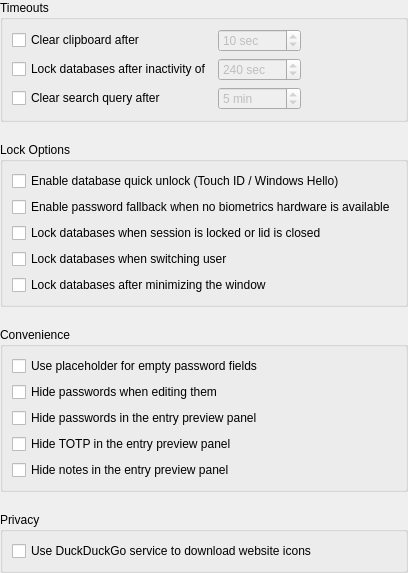
<?xml version="1.0" encoding="UTF-8"?>
<ui version="4.0">
 <class>ApplicationSettingsWidgetSecurity</class>
 <widget class="QWidget" name="ApplicationSettingsWidgetSecurity">
  <property name="geometry">
   <rect>
    <x>0</x>
    <y>0</y>
    <width>364</width>
    <height>505</height>
   </rect>
  </property>
  <layout class="QVBoxLayout" name="verticalLayout">
   <property name="spacing">
    <number>20</number>
   </property>
   <property name="leftMargin">
    <number>0</number>
   </property>
   <property name="topMargin">
    <number>0</number>
   </property>
   <property name="rightMargin">
    <number>0</number>
   </property>
   <property name="bottomMargin">
    <number>0</number>
   </property>
   <item>
    <widget class="QGroupBox" name="groupBox">
     <property name="title">
      <string>Timeouts</string>
     </property>
     <layout class="QGridLayout" name="gridLayout" columnstretch="0,0,1">
      <item row="1" column="1">
       <widget class="QSpinBox" name="lockDatabaseIdleSpinBox">
        <property name="enabled">
         <bool>false</bool>
        </property>
        <property name="sizePolicy">
         <sizepolicy hsizetype="Expanding" vsizetype="Fixed">
          <horstretch>0</horstretch>
          <verstretch>0</verstretch>
         </sizepolicy>
        </property>
        <property name="accessibleName">
         <string>Database lock timeout seconds</string>
        </property>
        <property name="suffix">
         <string comment="Seconds"> sec</string>
        </property>
        <property name="minimum">
         <number>10</number>
        </property>
        <property name="maximum">
         <number>43200</number>
        </property>
        <property name="value">
         <number>240</number>
        </property>
       </widget>
      </item>
      <item row="0" column="0">
       <widget class="QCheckBox" name="clearClipboardCheckBox">
        <property name="text">
         <string>Clear clipboard after</string>
        </property>
       </widget>
      </item>
      <item row="2" column="0">
       <widget class="QCheckBox" name="clearSearchCheckBox">
        <property name="text">
         <string>Clear search query after</string>
        </property>
       </widget>
      </item>
      <item row="2" column="1">
       <widget class="QSpinBox" name="clearSearchSpinBox">
        <property name="enabled">
         <bool>false</bool>
        </property>
        <property name="sizePolicy">
         <sizepolicy hsizetype="Expanding" vsizetype="Fixed">
          <horstretch>0</horstretch>
          <verstretch>0</verstretch>
         </sizepolicy>
        </property>
        <property name="suffix">
         <string comment="Minutes"> min</string>
        </property>
        <property name="minimum">
         <number>1</number>
        </property>
        <property name="maximum">
         <number>1440</number>
        </property>
        <property name="value">
         <number>5</number>
        </property>
        <property name="displayIntegerBase">
         <number>10</number>
        </property>
       </widget>
      </item>
      <item row="0" column="1">
       <widget class="QSpinBox" name="clearClipboardSpinBox">
        <property name="enabled">
         <bool>false</bool>
        </property>
        <property name="sizePolicy">
         <sizepolicy hsizetype="Expanding" vsizetype="Fixed">
          <horstretch>0</horstretch>
          <verstretch>0</verstretch>
         </sizepolicy>
        </property>
        <property name="accessibleName">
         <string>Clipboard clear seconds</string>
        </property>
        <property name="suffix">
         <string comment="Seconds"> sec</string>
        </property>
        <property name="minimum">
         <number>1</number>
        </property>
        <property name="maximum">
         <number>999</number>
        </property>
        <property name="value">
         <number>10</number>
        </property>
       </widget>
      </item>
      <item row="0" column="2">
       <spacer name="horizontalSpacer">
        <property name="orientation">
         <enum>Qt::Horizontal</enum>
        </property>
        <property name="sizeHint" stdset="0">
         <size>
          <width>40</width>
          <height>20</height>
         </size>
        </property>
       </spacer>
      </item>
      <item row="1" column="0">
       <widget class="QCheckBox" name="lockDatabaseIdleCheckBox">
        <property name="sizePolicy">
         <sizepolicy hsizetype="Minimum" vsizetype="Fixed">
          <horstretch>0</horstretch>
          <verstretch>0</verstretch>
         </sizepolicy>
        </property>
        <property name="text">
         <string>Lock databases after inactivity of</string>
        </property>
       </widget>
      </item>
     </layout>
    </widget>
   </item>
   <item>
    <widget class="QGroupBox" name="lockOptionsGroup">
     <property name="title">
      <string>Lock Options</string>
     </property>
     <layout class="QVBoxLayout" name="verticalLayout_4">
      <item>
       <widget class="QCheckBox" name="quickUnlockCheckBox">
        <property name="text">
         <string>Enable database quick unlock (Touch ID / Windows Hello)</string>
        </property>
       </widget>
      </item>
      <item>
       <widget class="QCheckBox" name="quickUnlockFallbackEnabled">
        <property name="text">
         <string>Enable password fallback when no biometrics hardware is available</string>
        </property>
       </widget>
      </item>
      <item>
       <widget class="QCheckBox" name="lockDatabaseOnScreenLockCheckBox">
        <property name="text">
         <string>Lock databases when session is locked or lid is closed</string>
        </property>
       </widget>
      </item>
      <item>
       <widget class="QCheckBox" name="lockDatabasesOnUserSwitchCheckBox">
        <property name="text">
         <string>Lock databases when switching user</string>
        </property>
       </widget>
      </item>
      <item>
       <widget class="QCheckBox" name="lockDatabaseMinimizeCheckBox">
        <property name="text">
         <string>Lock databases after minimizing the window</string>
        </property>
       </widget>
      </item>
     </layout>
    </widget>
   </item>
   <item>
    <widget class="QGroupBox" name="groupBox_2">
     <property name="title">
      <string>Convenience</string>
     </property>
     <layout class="QVBoxLayout" name="verticalLayout_2">
      <item>
       <widget class="QCheckBox" name="passwordShowDotsCheckBox">
        <property name="text">
         <string>Use placeholder for empty password fields</string>
        </property>
       </widget>
      </item>
      <item>
       <widget class="QCheckBox" name="passwordsHiddenCheckBox">
        <property name="text">
         <string>Hide passwords when editing them</string>
        </property>
       </widget>
      </item>
      <item>
       <widget class="QCheckBox" name="passwordPreviewCleartextCheckBox">
        <property name="text">
         <string>Hide passwords in the entry preview panel</string>
        </property>
       </widget>
      </item>
      <item>
       <widget class="QCheckBox" name="hideTotpCheckBox">
        <property name="text">
         <string>Hide TOTP in the entry preview panel</string>
        </property>
       </widget>
      </item>
      <item>
       <widget class="QCheckBox" name="hideNotesCheckBox">
        <property name="text">
         <string>Hide notes in the entry preview panel</string>
        </property>
       </widget>
      </item>
     </layout>
    </widget>
   </item>
   <item>
    <widget class="QGroupBox" name="privacy">
     <property name="title">
      <string>Privacy</string>
     </property>
     <layout class="QVBoxLayout" name="verticalLayout_3">
      <item>
       <widget class="QCheckBox" name="fallbackToSearch">
        <property name="text">
         <string>Use DuckDuckGo service to download website icons</string>
        </property>
       </widget>
      </item>
     </layout>
    </widget>
   </item>
   <item>
    <spacer name="verticalSpacer_2">
     <property name="orientation">
      <enum>Qt::Vertical</enum>
     </property>
     <property name="sizeType">
      <enum>QSizePolicy::Expanding</enum>
     </property>
     <property name="sizeHint" stdset="0">
      <size>
       <width>20</width>
       <height>30</height>
      </size>
     </property>
    </spacer>
   </item>
  </layout>
 </widget>
 <tabstops>
  <tabstop>clearClipboardCheckBox</tabstop>
  <tabstop>clearClipboardSpinBox</tabstop>
  <tabstop>lockDatabaseIdleCheckBox</tabstop>
  <tabstop>lockDatabaseIdleSpinBox</tabstop>
  <tabstop>clearSearchCheckBox</tabstop>
  <tabstop>clearSearchSpinBox</tabstop>
  <tabstop>quickUnlockCheckBox</tabstop>
  <tabstop>lockDatabaseOnScreenLockCheckBox</tabstop>
  <tabstop>lockDatabasesOnUserSwitchCheckBox</tabstop>
  <tabstop>lockDatabaseMinimizeCheckBox</tabstop>
  <tabstop>passwordShowDotsCheckBox</tabstop>
  <tabstop>passwordsHiddenCheckBox</tabstop>
  <tabstop>passwordPreviewCleartextCheckBox</tabstop>
  <tabstop>hideTotpCheckBox</tabstop>
  <tabstop>hideNotesCheckBox</tabstop>
  <tabstop>fallbackToSearch</tabstop>
 </tabstops>
 <resources/>
 <connections/>
</ui>
